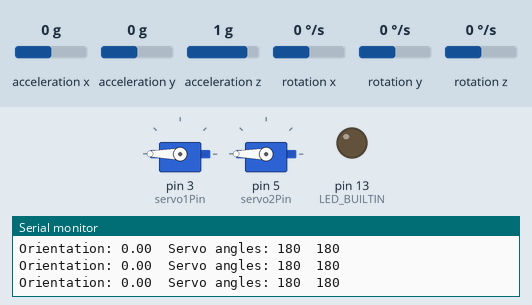
A sketch run on a simulated Arduino Uno, built with avr-gcc and run on an emulated ATmega328P. Shown: 2 × servo, output pins drawn as LEDs (lit = HIGH), the last lines printed to the serial monitor. The inputs (shaded band) are chosen by the test bench; at power-on: acceleration y 0 g, acceleration z 1 g, acceleration x 0 g, rotation x 0 °/s, rotation y 0 °/s, rotation z 0 °/s.

Above: at 19.1 s.
19.2 s: acceleration y set to -1.4 g
At 19.9 s:
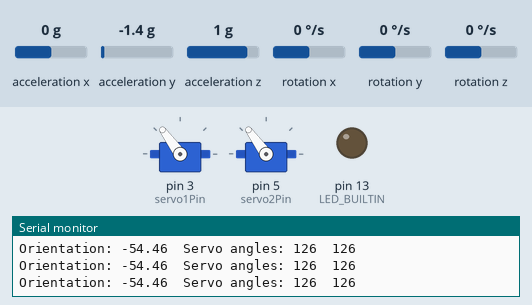
20.7 s: acceleration z set to -1.4 g
At 21.6 s:
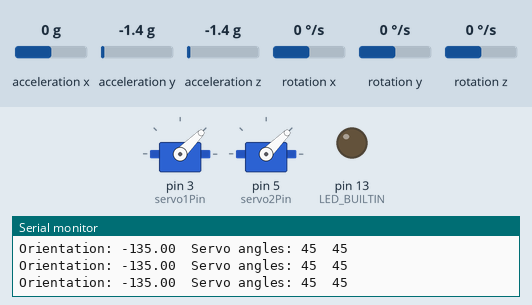
22.2 s: acceleration y set to -0.8 g
At 23.0 s:
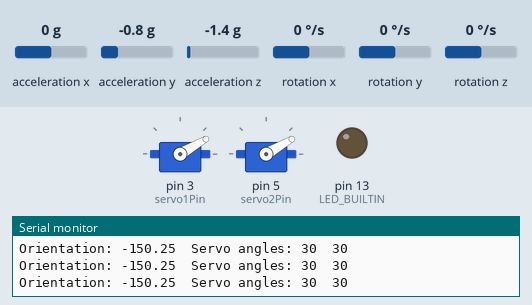
23.7 s: acceleration z set to 0 g
At 24.3 s:
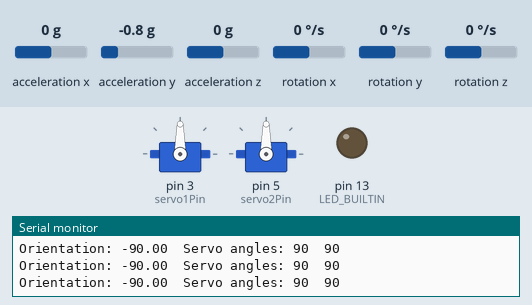
25.2 s: acceleration z set to 1.4 g
At 25.7 s:
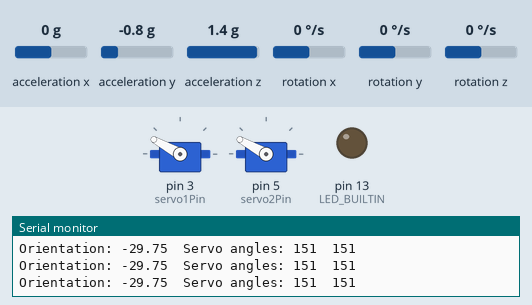
26.7 s: acceleration y set to 0 g
At 27.3 s:
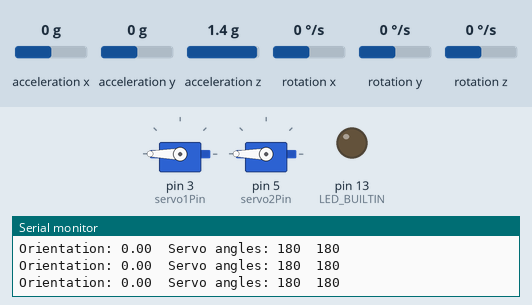
Timing chart, 0 to 29.2 s (numbered marks = the images above; inputs shaded):
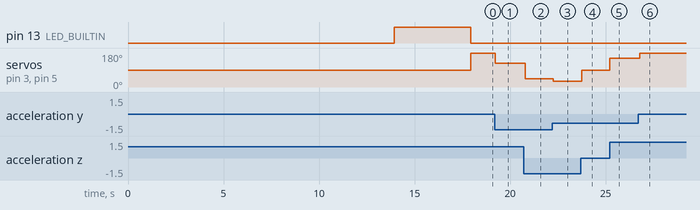

The sketch:

Water_Rocket_With_Initial_IMU_Calibration.ino
```cpp
#include <Wire.h>
#include <MPU6050.h>
#include <Servo.h>

// MPU6050 object
MPU6050 mpu;

// Servo objects
Servo servo1;
Servo servo2;

// Servo motor pins
const int servo1Pin = 3;
const int servo2Pin = 5;

// Servo motor angles for thrust vectoring control
const int minAngle = 0;  // Minimum servo angle
const int maxAngle = 180;   // Maximum servo angle

// Setpoint (desired orientation)
float setpoint = 0.0;

// MPU6050 calibration values
int16_t accelX_offset, accelY_offset, accelZ_offset;
int16_t gyroX_offset, gyroY_offset, gyroZ_offset;

void setup() {
  // Initialize serial communication
  pinMode(LED_BUILTIN, OUTPUT);
  Serial.begin(9600);

  // Initialize MPU6050
  Wire.begin();
  mpu.initialize();

  // Calibrate MPU6050
  calibrateMPU6050();

  // Attach servo motors to pins
  servo1.attach(servo1Pin);
  servo2.attach(servo2Pin);

  // Move servos to initial position
  servo1.write(90);
  servo2.write(90);

  digitalWrite(LED_BUILTIN, HIGH);
  delay(4000);
  digitalWrite(LED_BUILTIN, LOW);
}

void loop() {
  // Read MPU6050 data
  int16_t accelX, accelY, accelZ;
  int16_t gyroX, gyroY, gyroZ;

  mpu.getMotion6(&accelX, &accelY, &accelZ, &gyroX, &gyroY, &gyroZ);

  // Convert raw sensor data to meaningful values
  float accelX_g = (accelX - accelX_offset) / 16384.0;
  float accelY_g = (accelY - accelY_offset) / 16384.0;
  float accelZ_g = (accelZ - accelZ_offset) / 16384.0;

  // Calculate current orientation
  float currentOrientation = atan2(accelY_g, accelZ_g) * 180.0 / PI;

  // Map current orientation to servo angles
  int angle1 = map(currentOrientation, -90, 90, minAngle, maxAngle);
  int angle2 = map(currentOrientation, -90, 90, minAngle, maxAngle);

  // Set servo angles for thrust vectoring control
  servo1.write(90 + angle1);
  servo2.write(90 + angle2);

  // Print sensor data and servo angles
  Serial.print("Orientation: ");
  Serial.print(currentOrientation);
  Serial.print("\tServo angles: ");
  Serial.print(90 + angle1);
  Serial.print("\t");
  Serial.println(90 + angle2);

  delay(100);  // Delay between updates
}

void calibrateMPU6050() {
  // Accumulate calibration samples
  const int numSamples = 1000;

  for (int i = 0; i < numSamples; i++) {
    int16_t accelX, accelY, accelZ;
    int16_t gyroX, gyroY, gyroZ;

    mpu.getMotion6(&accelX, &accelY, &accelZ, &gyroX, &gyroY, &gyroZ);

    accelX_offset += accelX;
    accelY_offset += accelY;
    accelZ_offset += accelZ;
    gyroX_offset += gyroX;
    gyroY_offset += gyroY;
    gyroZ_offset += gyroZ;

    delay(10);  // Delay between samples
  }

  // Calculate average offsets
  accelX_offset /= numSamples;
  accelY_offset /= numSamples;
  accelZ_offset /= numSamples;
  gyroX_offset /= numSamples;
  gyroY_offset /= numSamples;
  gyroZ_offset /= numSamples;
}
```

Measured:
- after the input at 19.2 s, servo on pin 3 (servo1Pin), servo on pin 5 (servo2Pin): 180° → 126° at once
- after the input at 20.7 s, servo on pin 3 (servo1Pin), servo on pin 5 (servo2Pin): 126° → 45° after 0.09 s
- after the input at 22.2 s, servo on pin 3 (servo1Pin), servo on pin 5 (servo2Pin): 45° → 30° after 0.06 s
- after the input at 23.7 s, servo on pin 3 (servo1Pin), servo on pin 5 (servo2Pin): 30° → 90° at once
- after the input at 25.2 s, servo on pin 3 (servo1Pin), servo on pin 5 (servo2Pin): 90° → 151° at once
- after the input at 26.7 s, servo on pin 3 (servo1Pin), servo on pin 5 (servo2Pin): 151° → 180° after 0.08 s
